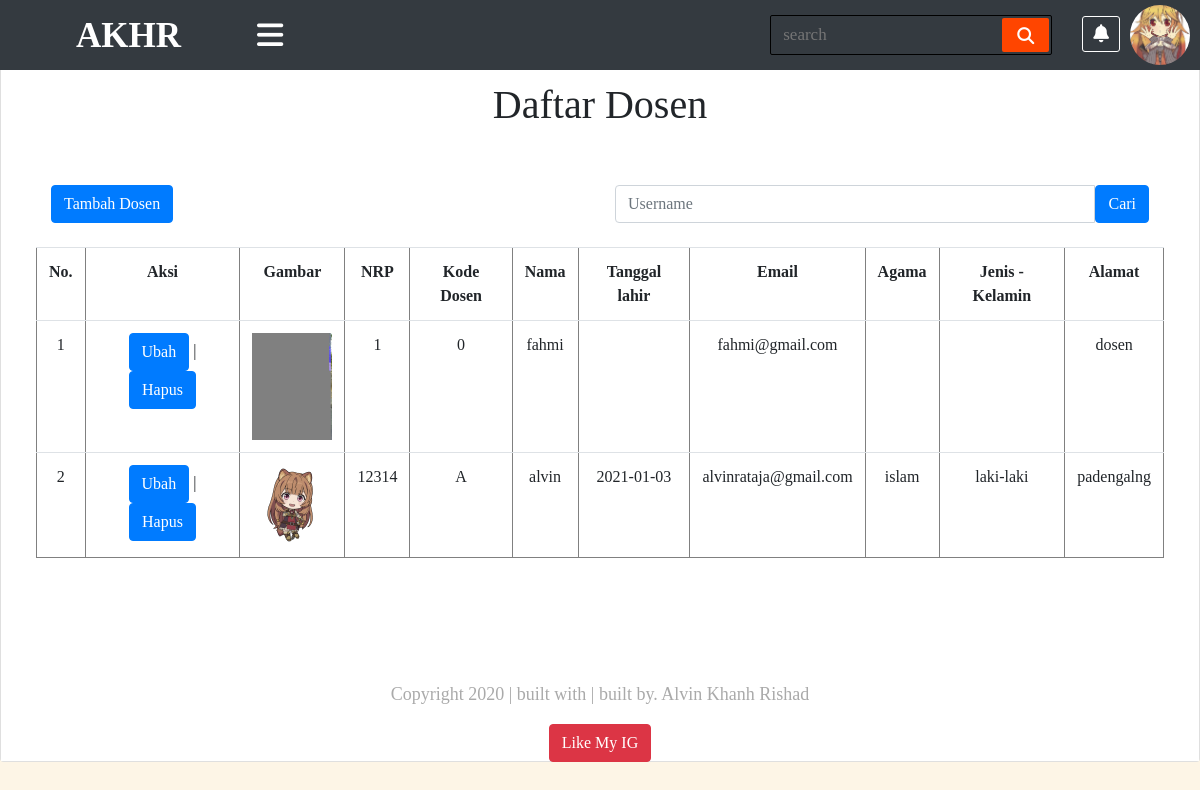
The page /daftar_dosen.php (signed in) on the database its author committed.
### tables this page shows
CREATE TABLE `dosen` (
  `id` int(11) NOT NULL,
  `nrd` varchar(100) DEFAULT NULL,
  `kode_dosen` varchar(12) DEFAULT NULL,
  `nama` varchar(100) DEFAULT NULL,
  `tanggal_lahir` date DEFAULT NULL,
  `email` varchar(100) DEFAULT NULL,
  `agama` varchar(25) DEFAULT NULL,
  `jenis_kelamin` varchar(25) DEFAULT NULL,
  `alamat` varchar(100) DEFAULT NULL,
  `gambar` varchar(100) DEFAULT NULL
);

### assets/function/function.php (called while the page is built, shortened)
<?php
$conn = mysqli_connect("localhost","root","","phpdasar");
function query ($query){
	global $conn;
	$result = mysqli_query($conn, $query);
	$rows = [];
	while ($row = mysqli_fetch_assoc($result)) {
		$rows[] = $row;
	}
	return $rows;
}
 ?>

### daftar_dosen.php (the view, shortened to what this page needs)
<?php
require 'assets/function/function.php';
$dosen = query("SELECT * FROM dosen");
   ?>
<!DOCTYPE html>
<html lang="en">
<head>
    <link rel="stylesheet" href="https://cdn.jsdelivr.net/npm/bootstrap@4.5.3/dist/css/bootstrap.min.css">
    <link rel="stylesheet" href="assets/css/content.css">
    <link rel="stylesheet" href="assets/css/main.css">
    <link rel="stylesheet" href="assets/css/sidebar.css">
</head>
<body>
<div class="wrapper">
        <div id="content-wrapper" class="d-flex flex-column">
        <div id="content">
                <div class="topbar">
                    <nav class="navbar navbar-expand-lg navbar-dark bg-dark" id="sidebar-wrapper" role="navigation">
                            <label for="navbar-brand" class="logo"><span class="active navbar-brand" href="#">AKHR</span></label>
                            <div type="button" id="sidebarBar" class="nav-icon1 hamburger animated fadeInLeft is-closed"
                                data-toggle="offcanvas"><i class="fas fa-bars"></i></div>
                            <form action="#">
                                <input type="search" class="data-search" placeholder="search" required>
                                <button type="submit" class="fas fa-search"></button>
                            </form>
                            <div class="components">
                                <ul class="list-unstyled topnav">
                                    <li><a class="active" href="#"><i class="fas fa-bell"></i></a></li>
                                    <li>
                                    <div class="action">
                                            <div class="profile">
                                                <img class="profile-toggle" src="assets/image/gambar.jpg" alt="">
                                            </div>
                                        </div>
                                    </li>
                                </ul>
                            </div>
                        </nav>
                        </div>
    <div class="container-fluid" id="page-content" >
        <div class="card " id="daftar_dosen">
            <div class="section header">
                <div class="container-fluid">
                    <div class="row">
                        <div class="col-lg-12" >
                            <div class="card-body" id="table_dosen">
                            <h1 class="text-center">Daftar Dosen</h1>
                                <br><br>
                                <form action="" method="post">
                                <div class="row">
                                    <div class="col-md-6">
                                    <div class="input-group">
                                        <span class="input-group-btn">
                                        <a href="tambah_dosen.php" type="button" class="btn btn-primary">Tambah Dosen</a>
                                    </div>
                                </div>
                                    <div class="col-md-6">
                                    <div class="input-group">
                                    <input type="text" name="keyword" class="form-control" placeholder="Username" autofocus autocomplete="off">
                                        <span class="input-group-btn" id="sizing-addon2">
                                        <button class="btn btn-primary" name="cari" type="submit">Cari</button>
                                        </span>
                                    </div>
                                    </div>
                                </div>
                                </form>
                                <br>
                        <div class="table-responsive" >
                                <table class="table" cellpadding="10" border="1" cellspacing="0">
                                        <tr class="active">
                                        <th>No.</th>
                                        <th>Aksi</th>
                                        <th>Gambar</th>
                                        <th>NRP</th>
                                        <th>Kode Dosen</th>
                                        <th>Nama</th>
                                        <th>Tanggal lahir</th>
                                        <th>Email</th>
                                        <th>Agama</th>
                                        <th>Jenis - Kelamin</th>
                                        <th>Alamat</th>
                                    </tr>
                                    <?php $i = 1; ?>
                                    <?php foreach ($dosen as $row) : ?>
                                    <tr>
                                        <td><?= $i ?></td>
                                        <td>
                                <a href="ubah_dosen.php?id=<?=$row["id"]; ?>"><button class="btn btn-primary" value="submit">Ubah</button></a> |
                                <a href="hapus_dosen.php?id=<?=$row["id"]; ?>" onclick="return confirm('yakin?');"><button class="btn btn-primary" value="submit">Hapus</button></a>
                                        <td><img src="assets/image/<?=$row["gambar"];?>" width="80"></td>
                                        <td><?=$row["nrd"];?></td>
                                        <td><?=$row["kode_dosen"];?></td>
                                        <td><?=$row["nama"];?></td>
                                        <td><?=$row["tanggal_lahir"];?></td>
                                        <td><?=$row["email"];?></td>
                                        <td><?=$row["agama"];?></td>
                                        <td><?=$row["jenis_kelamin"];?></td>
                                        <td><?=$row["alamat"];?></td>
                                    </tr>
                                    <?php $i++; ?>
                                <?php endforeach; ?>
                             </table>
                         </div>
                         </div>
                     </div>
                 </div>
            </div>
      </div>
    <footer class ="footer" >
    <div class="container text-center">
          <div class="row">
            <div class="col-sm-12">
              <p><i class="glyphicon glyphicon-copyright-mark"></i> Copyright 2020 | built with <i class="glyphicon glyphicon-music"></i> | built by. <a href=""></a>Alvin Khanh Rishad </p>
            </div>
          </div>
          <div class="row">
            <div class="col-sm-12"><a href="https://www.youtube.com/watch?v=btYCEsKJ5k4&list=PLFIM0718LjIVWpIhlNA_sU-4ZWvN4uSmb&index=2" class="btn btn-danger"><i class="glyphicon glyphicon-thumbs-up"></i> Like My IG</a></div>
          </div>
        </div>
    </footer>
        </div>
    </div>
</div>
</body>
</html>

### assets/css/main.css (style rules this page uses)
* { margin: 0; padding: 0; -webkit-text-decoration: 0; text-decoration: 0; list-style: none; }
body { font-family: 'sans-serif'; background: oldlace; }
a, a:hover, a:focus { color: inherit; text-decoration: none; -webkit-transition: all 0.3s; transition: all 0.3s; }
.wrapper { display: -webkit-box; display: -ms-flexbox; display: flex; text-decoration: none; -webkit-transition: all 0.3s ease-in-out; transition: all 0.3s ease-in-out; }
.wrapper .container-fluid { padding: 0px; }
.wrapper #page-content { margin-top: 60px; }
.wrapper #content-wrapper { width: 100%; overflow: auto; }
.wrapper #content-wrapper #content { -webkit-box-flex: 1; -ms-flex: 1 0 auto; flex: 1 0 auto; }
.topbar .navbar { position: fixed; z-index: 200; width: 100%; top: 0; right: 0; height: 70px; }
.topbar .navbar .nav-icon1 { color: white; font-size: 30px; cursor: pointer; }
.topbar .navbar .navbar-brand { font-size: 35px; font-weight: bold; padding: 0 60px; margin-top: 10px; }
.topbar .navbar .topnav li { display: inline-block; padding-right: 30px; margin-top: 15px; }
.topbar .navbar .topnav a { font-size: 18px; color: white; border: 1px solid transparent; padding: 7px 10px; border-radius: 3px; }
.topbar .navbar .topnav a.active, .topbar .navbar .topnav a:hover { border: 1px solid white; -webkit-transition: 0.5s; transition: 0.5s; }
.topbar .navbar form { display: -webkit-box; display: -ms-flexbox; display: flex; height: 40px; border-radius: 2px; background: inherit; padding: 2px; min-width: 16% !important; border: 1px solid black; margin-right: 30px; }
.topbar .navbar form .data-search { height: 100%; width: 100%; padding: 0 10px; font-weight: 500; background: none; border: none; color: white; font-size: 17px; }
.topbar .navbar form button { padding: 0 15px; background: orangered; border: none; cursor: pointer; color: white; border-radius: 2px; font-size: 17px; }
.topbar .navbar .action { position: fixed; top: 5px; right: 10px; }
.topbar .navbar .action .profile { position: relative; width: 60px; height: 60px; border-radius: 50%; overflow: hidden; cursor: pointer; }
.topbar .navbar .action .profile img { position: absolute; top: 0; left: 0; width: 100%; height: 100%; -o-object-fit: cover; object-fit: cover; }
.table-responsive { text-align: center; }
#page-content #daftar_dosen .card-body { min-height: 600px; }
#page-content #daftar_dosen .row { margin: 0; }
.footer { background-color: white; font-size: 18px; bottom: 0; padding: 20px; width: 100%; height: 100px; }
footer p { color: #aaa; font: 1em; }

### rows shown on the page
dosen: gambar (picture), nrd "1", kode_dosen "0", nama "fahmi", email "fahmi@gmail.com", alamat "dosen"
dosen: gambar (picture), nrd "12314", kode_dosen "A", nama "alvin", tanggal_lahir "2021-01-03", email "alvinrataja@gmail.com", agama "islam", jenis_kelamin "laki-laki", alamat "padengalng"
